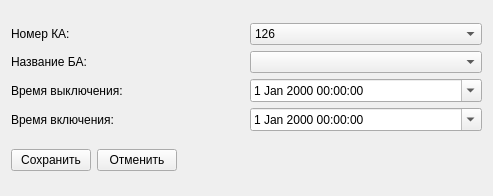
<?xml version="1.0" encoding="UTF-8"?>
<ui version="4.0">
 <class>FEditSba</class>
 <widget class="QWidget" name="FEditSba">
  <property name="windowModality">
   <enum>Qt::ApplicationModal</enum>
  </property>
  <property name="geometry">
   <rect>
    <x>0</x>
    <y>0</y>
    <width>493</width>
    <height>196</height>
   </rect>
  </property>
  <property name="windowTitle">
   <string>Редактирование состояния БА КА</string>
  </property>
  <layout class="QGridLayout" name="gridLayout">
   <item row="0" column="0">
    <layout class="QVBoxLayout" name="verticalLayout">
     <item>
      <layout class="QHBoxLayout" name="horizontalLayout_2">
       <item>
        <widget class="QLabel" name="label">
         <property name="text">
          <string>Номер КА:</string>
         </property>
        </widget>
       </item>
       <item>
        <widget class="QComboBox" name="cbNka">
         <property name="minimumSize">
          <size>
           <width>81</width>
           <height>20</height>
          </size>
         </property>
         <item>
          <property name="text">
           <string>126</string>
          </property>
         </item>
         <item>
          <property name="text">
           <string>127</string>
          </property>
         </item>
        </widget>
       </item>
      </layout>
     </item>
     <item>
      <layout class="QHBoxLayout" name="horizontalLayout">
       <item>
        <widget class="QLabel" name="label_2">
         <property name="text">
          <string>Название БА:</string>
         </property>
        </widget>
       </item>
       <item>
        <widget class="QComboBox" name="cbNba">
         <property name="minimumSize">
          <size>
           <width>211</width>
           <height>22</height>
          </size>
         </property>
        </widget>
       </item>
      </layout>
     </item>
     <item>
      <layout class="QHBoxLayout" name="horizontalLayout_3">
       <item>
        <widget class="QLabel" name="label_3">
         <property name="text">
          <string>Время выключения:</string>
         </property>
        </widget>
       </item>
       <item>
        <widget class="QDateTimeEdit" name="dtVik">
         <property name="calendarPopup">
          <bool>true</bool>
         </property>
        </widget>
       </item>
      </layout>
     </item>
     <item>
      <layout class="QHBoxLayout" name="horizontalLayout_4">
       <item>
        <widget class="QLabel" name="label_4">
         <property name="text">
          <string>Время включения:</string>
         </property>
        </widget>
       </item>
       <item>
        <widget class="QDateTimeEdit" name="dtVkl">
         <property name="calendarPopup">
          <bool>true</bool>
         </property>
        </widget>
       </item>
      </layout>
     </item>
    </layout>
   </item>
   <item row="1" column="0">
    <layout class="QHBoxLayout" name="horizontalLayout_6">
     <item>
      <layout class="QHBoxLayout" name="horizontalLayout_5">
       <item>
        <widget class="QPushButton" name="pbSave">
         <property name="text">
          <string>Сохранить</string>
         </property>
         <property name="icon">
          <iconset resource="res.qrc">
           <normaloff>:/res/1/accept_button.png</normaloff>:/res/1/accept_button.png</iconset>
         </property>
         <property name="iconSize">
          <size>
           <width>32</width>
           <height>32</height>
          </size>
         </property>
        </widget>
       </item>
       <item>
        <widget class="QPushButton" name="pbCancel">
         <property name="text">
          <string>Отменить</string>
         </property>
         <property name="icon">
          <iconset resource="res.qrc">
           <normaloff>:/res/1/cancel.png</normaloff>:/res/1/cancel.png</iconset>
         </property>
         <property name="iconSize">
          <size>
           <width>32</width>
           <height>32</height>
          </size>
         </property>
        </widget>
       </item>
      </layout>
     </item>
     <item>
      <spacer name="horizontalSpacer">
       <property name="orientation">
        <enum>Qt::Horizontal</enum>
       </property>
       <property name="sizeHint" stdset="0">
        <size>
         <width>40</width>
         <height>20</height>
        </size>
       </property>
      </spacer>
     </item>
    </layout>
   </item>
  </layout>
 </widget>
 <resources>
  <include location="res.qrc"/>
 </resources>
 <connections/>
</ui>
